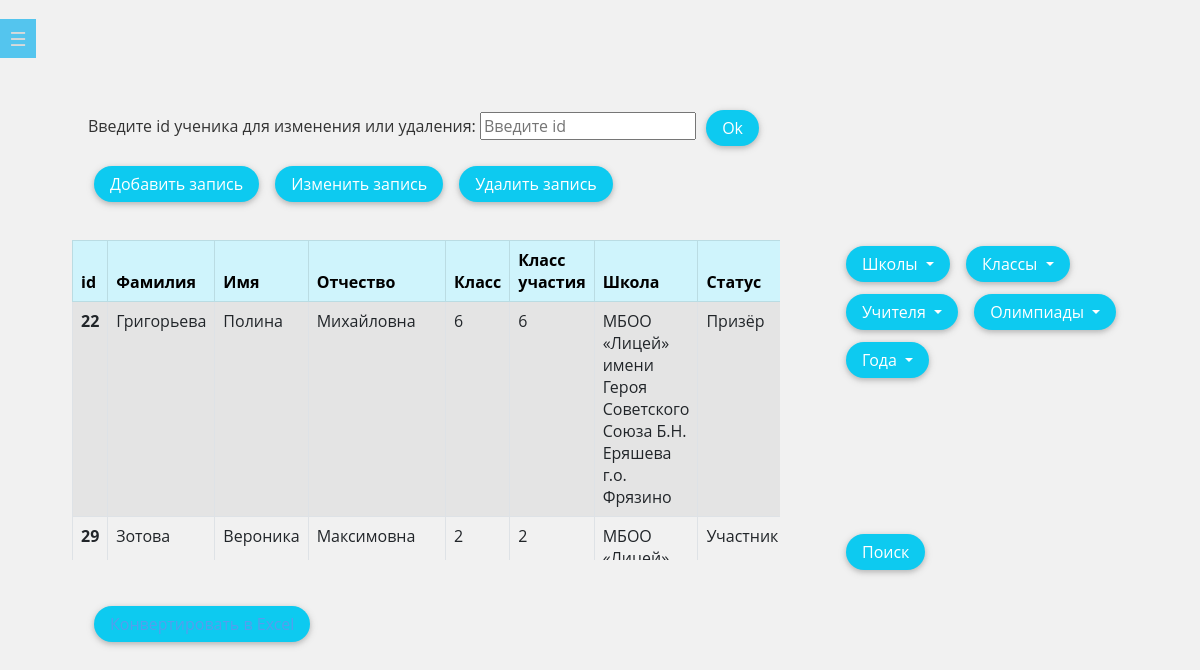
The app's page /students (signed in), older data.
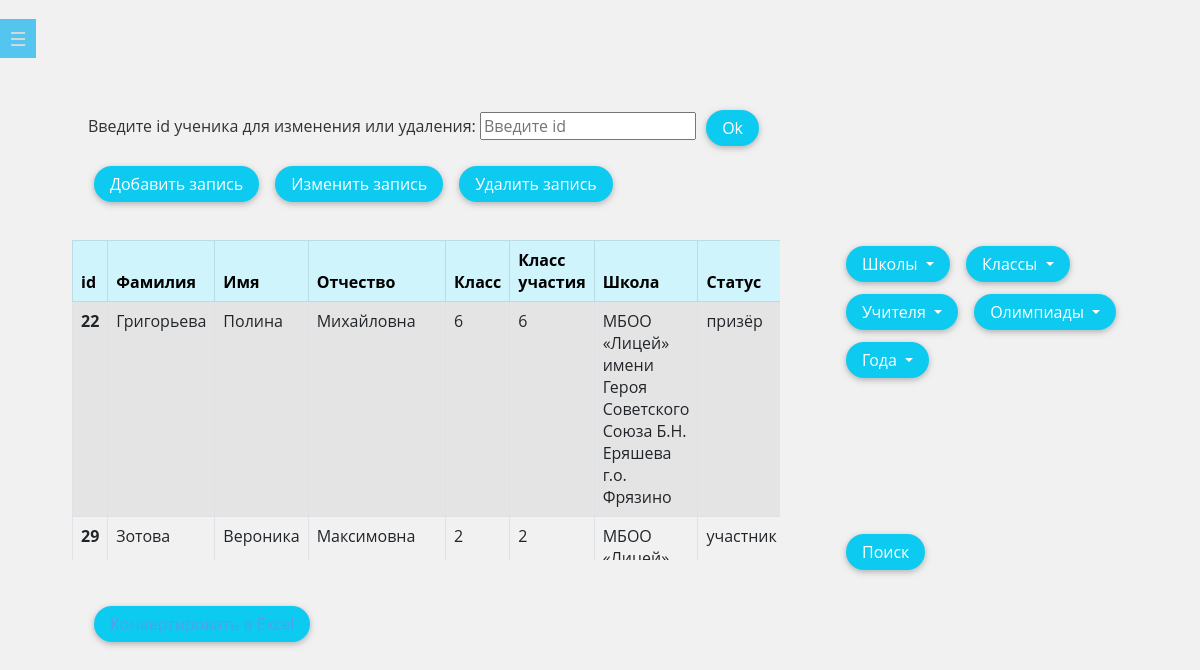
The same page, newer data.
### data/students.py (models this page shows)
class Student(SqlAlchemyBase):
    __tablename__ = 'students'
    id = sqlalchemy.Column(sqlalchemy.Integer, primary_key=True, autoincrement=True, unique=True)
    surname = sqlalchemy.Column(sqlalchemy.String, nullable=False)
    name = sqlalchemy.Column(sqlalchemy.String, nullable=False)
    patronymic = sqlalchemy.Column(sqlalchemy.String, nullable=False)
    class_writing = sqlalchemy.Column(sqlalchemy.Integer, nullable=False)
    class_take = sqlalchemy.Column(sqlalchemy.Integer, nullable=False)
    school_id = sqlalchemy.Column(sqlalchemy.Integer, sqlalchemy.ForeignKey("schools.id"), nullable=False)
    school = orm.relationship('School')
    status = sqlalchemy.Column(sqlalchemy.String, nullable=True)
    olymp_id = sqlalchemy.Column(sqlalchemy.Integer, sqlalchemy.ForeignKey("olympiads.id"), nullable=False)
    olympiad = orm.relationship('Olympiad')
    user_id = sqlalchemy.Column(sqlalchemy.Integer, sqlalchemy.ForeignKey("users.id"), nullable=False)
    user = orm.relationship('User')
    year = sqlalchemy.Column(sqlalchemy.Integer, nullable=False)

### data/schools.py (models this page shows)
class School(SqlAlchemyBase):
    __tablename__ = 'schools'
    id = sqlalchemy.Column(sqlalchemy.Integer, primary_key=True, autoincrement=True, unique=True)
    name = sqlalchemy.Column(sqlalchemy.String, nullable=False, unique=True)
    users = orm.relationship("User", back_populates='school')
    students = orm.relationship("Student", back_populates='school')

### server.py (the view, shortened to what this page needs)
@app.route('/students', methods=['GET', 'POST'])
def success():
    global res_f
    db_sess = db_session.create_session()
    if current_user.admin:
        res1 = db_sess.query(School.name).distinct().all()
        res3 = db_sess.query(User.surname, User.name, User.patronymic).distinct().all()
    else:
        res1 = [(current_user.school.name,)]
        res3 = [(f'{current_user.surname} {current_user.name} {current_user.patronymic}',)]
    res2 = db_sess.query(Olympiad.name).distinct().all()
    res4 = db_sess.query(Student.year).distinct().all()
    res5 = db_sess.query(Student.class_writing).distinct().all()
    for i in range(len(res3)):
        res3[i] = ' '.join(list(res3[i]))
    for i in range(len(res1)):
        res1[i] = res1[i][0]
    for i in range(len(res2)):
        res2[i] = res2[i][0]
    for i in range(len(res4)):
        res4[i] = res4[i][0]
    for i in range(len(res5)):
        res5[i] = res5[i][0]
    if True:
        if current_user.admin:
            db_sess = db_session.create_session()
            res_f = db_sess.query(Student.id, Student.surname, Student.name, Student.patronymic, Student.class_writing, Student.class_take, Student.school_id, Student.status, Student.olymp_id, Student.user_id, Student.year).all()
            for i in range(len(res_f)):
                res_f[i] = list(res_f[i])
                res_f[i][6] = db_sess.query(School.name).filter(res_f[i][6] == School.id).first()[0]
                res_f[i][8] = db_sess.query(Olympiad.name).filter(res_f[i][8] == Olympiad.id).first()[0]
                res_f[i][9] = ' '.join(list(db_sess.query(User.surname, User.name, User.patronymic).filter(res_f[i][9] == User.id).first()))
        else:
            b_sess = db_session.create_session()
            res_f = db_sess.query(Student.id, Student.surname, Student.name, Student.patronymic, Student.class_writing, Student.class_take, Student.school_id, Student.status, Student.olymp_id, Student.user_id, Student.year).filter(Student.user_id == current_user.id).all()
            for i in range(len(res_f)):
                res_f[i] = list(res_f[i])
                res_f[i][6] = db_sess.query(School.name).filter(res_f[i][6] == School.id).first()[0]
                res_f[i][8] = db_sess.query(Olympiad.name).filter(res_f[i][8] == Olympiad.id).first()[0]
                res_f[i][9] = ' '.join(list(db_sess.query(User.surname, User.name, User.patronymic).filter(res_f[i][9] == User.id).first()))
        id2 = request.form.get('new_id')
    return render_template("main.html", title="Ученики", name=f'{current_user.surname} {current_user.name} {current_user.patronymic}', bd=res_f, teachers=res3, schools=res1, classes=res5, years=res4, olympiads=res2, id=id2)

### data/db_session.py (called while the page is built)
def create_session() -> Session:
    global __factory
    return __factory()

### server.py (called while the page is built)
@login_manager.user_loader
def load_user(id):
    db_sess = db_session.create_session()
    return db_sess.query(User).get(id)

### templates/main.html (shortened to what this page needs)
<!DOCTYPE html>
<html class="no-js" lang="ru">
<head>
  <link rel="stylesheet" href="https://cdn.jsdelivr.net/npm/bootstrap@5.0.0-beta1/dist/css/bootstrap.min.css"
 />
</head>
<body>
  <nav class="nav">
    <label for="nav-toggle" class="nav-toggle" onclick></label>
  </nav>
  <main role="main">
    <section>
      <form action="" method="post">
        <div class="object van5">
          <label for="Username">Введите id ученика для изменения или удаления:</label>
          <input type="text" name="new_id" id="Username" placeholder="Введите id">
          <button class="btn btn-info" type="submit" value="1" name="s">Ok</button>
        </div>
        <div class="van object">
          <a href="/students/add" class="btn btn-info">Добавить запись</a>
          <a href="/students/{{id}}" class="btn btn-info">Изменить запись</a>
          <a href="/students/delete/{{id}}" class="btn btn-info">Удалить запись</a>
      </form>
      <div class="span3 object site-header container">
        <table class="table table-striped table-bordered">
          <thead class="table-info">
            <tr>
              <th scope="col">id</th>
              <th scope="col">Фамилия</th>
              <th scope="col">Имя</th>
              <th scope="col">Отчество</th>
              <th scope="col">Класс</th>
              <th scope="col">Класс участия</th>
              <th scope="col">Школа</th>
              <th scope="col">Статус</th>
            </tr>
          </thead>
          <tbody>
            {% for i in bd %}
            <tr>
              <th scope="row">{{i[0]}}</th>
              {% for y in i[1:] %}
              <td>{{y}}</td>
              {% endfor %}
            </tr>
            {% endfor %}
          </tbody>
        </table>
      </div>
      <div class="object van1">
        <button type="button" class="btn btn-info">
          <a href="{{ url_for('download', filename='olimp_results.xlsx') }}">Конвертировать в Excel</a>
        </button>
      </div>
      <form name='h' method="post">
        <div class="dropdown object van2">
          <div class="dropdown-checkbox form-group">
            <button class="btn btn-info dropdown-toggle" type="button" id="dropdownMenuButton"
              data-mdb-toggle="dropdown">
              Школы
            </button>
          </div>
          <div class="dropdown-checkbox form-group">
            <button class="btn btn-info dropdown-toggle" type="button" id="dropdownMenuButton"
              data-mdb-toggle="dropdown">
              Классы
            </button>
          </div>
          <div class="dropdown-checkbox form-group">
            <button class="btn btn-info dropdown-toggle" type="button" id="dropdownMenuButton"
              data-mdb-toggle="dropdown">
              Учителя
            </button>
          </div>
          <div class=" dropdown-checkbox form-group">
            <button class="btn btn-info dropdown-toggle" type="button" id="dropdownMenuButton"
              data-mdb-toggle="dropdown">
              Олимпиады
            </button>
          </div>
          <div class="dropdown-checkbox form-group">
            <button class="btn btn-info dropdown-toggle" type="button" id="dropdownMenuButton"
              data-mdb-toggle="dropdown">
              Года
            </button>
          </div>
          <div class="object van4">
            <button class="btn btn-info" type="submit" value="2" name="s">Поиск</button>
          </div>
      </form>
    </section>
  </main>
</body>
</html>

### templates/main.html (style rules this page uses)
.nav { width: 320px; min-width: 320px; height: 100%; position: fixed; top: 0; bottom: 0; margin: 0; left: -320px; padding: 15px 20px; -webkit-transition: left 0.3s; -moz-transition: left 0.3s; transition: left 0.3s; background: #54c5ee; z-index: 2000; }
.nav-toggle { position: absolute; left: 320px; top: 1em; padding: 0.5em; background: inherit; color: #dadada; cursor: pointer; font-size: 1.2em; line-height: 1; z-index: 2001; -webkit-transition: color 0.25s ease-in-out; -moz-transition: color 0.25s ease-in-out; transition: color 0.25s ease-in-out; }
.nav-toggle:after { content: "\2630"; text-decoration: none; }
body { -webkit-animation: bugfix infinite 1s; }
@media screen and (min-width: 320px) { html, body { margin: 0; overflow-x: hidden; } }
* { box-sizing: border-box; }
html { font-size: 100%; }
html, body { margin: 0; padding: 0; width: 100%; height: 100%; }
body { color: #333; font: 1em "Open Sans", sans-serif; background-color: #f1f1f1; }
main { max-width: 1024px; margin: 0 auto; }
a { color: #549eee; text-decoration: none; }
.btn { -webkit-border-radius: 10em; -moz-border-radius: 10em; -ms-border-radius: 10em; -o-border-radius: 10em; border-radius: 10em; border: 0; color: #ffffff !important; margin: 6px; white-space: normal !important; word-wrap: break-word; display: inline-block; line-height: 1.25; text-align: center; vertical-align: middle; cursor: pointer; -webkit-user-select: none; -moz-user-select: none; -ms-user-select: none; user-select: none; padding: 0.5rem 1rem; font-size: 1rem; font-weight: 400; -webkit-box-shadow: 0 2px 5px 0 rgba(0, 0, 0, 0.16), 0 2px 10px 0 rgba(0, 0, 0, 0.12); -moz-box-shadow: 0 2px 5px 0 rgba(0, 0, 0, 0.16), 0 2px 10px 0 rgba(0, 0, 0, 0.12); box-shadow: 0 2px 5px 0 rgba(0, 0, 0, 0.16), 0 2px 10px 0 rgba(0, 0, 0, 0.12); }
.btn { -webkit-transition: box-shadow 0.2s ease-out; -moz-transition: box-shadow 0.2s ease-out; -ms-transition: box-shadow 0.2s ease-out; transition: box-shadow 0.2s ease-out; }
.object { position: absolute; }
.span3 { top: 30%; height: 40% !important; width: 60%; left: 5%; overflow: scroll; }
.van { top: 20%; }
.van1 { top: 75%; }
.van2 { left: 70%; top: 30%; }
.van4 { top: 200%; }
.van5 { top: 13%; }
.dropdown-checkbox { position: relative; display: inline-block; }

Row changes from the older to the newer data that the page shows:
changed Student "Григорьева": status "Призёр" → "призёр"
changed Student "Зотова": status "Участник" → "участник"
